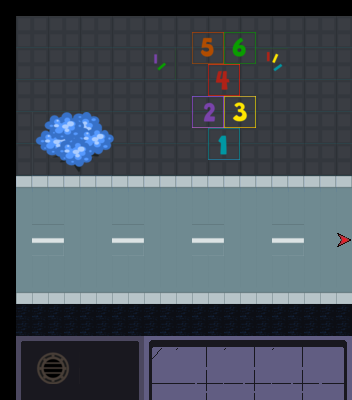

The image is a tile-based game level rendered from a .tmx file. Its description and source (layers, tilesets, objects; grid data summarised) follow:
An orthogonal 22x25 tile map with 16x16 px tiles, 6 tile layers (Void, Ground, Wall1, ObjCanMove, ...), 4 tilesets and 7 objects (Park1, Park1Bk, Start, Broken Car, GasCan, ...).

<map version="1.10" tiledversion="1.10.2" orientation="orthogonal" renderorder="right-down" width="22" height="25" tilewidth="16" tileheight="16" infinite="0" nextlayerid="11" nextobjectid="13">
 <tileset firstgid="1" source="../Tile/cyberpunk.tsx" />
 <tileset firstgid="481" source="../Tile/town.tsx" />
 <tileset firstgid="1081" source="../Tile/blackblock.tsx" />
 <tileset firstgid="1082" source="../Tile/pointer.tsx" />
 <layer id="2" name="Void" width="22" height="25">
  <data>[550 cells, 550 non-empty, 1 distinct tile ids]</data>
 </layer>
 <layer id="3" name="Ground" width="22" height="25">
  <data>[550 cells, 504 non-empty, 12 distinct tile ids]</data>
 </layer>
 <layer id="4" name="Wall1" width="22" height="25">
  <data>[550 cells, 67 non-empty, 10 distinct tile ids]</data>
 </layer>
 <layer id="5" name="ObjCanMove" width="22" height="25">
  <data>[550 cells, 95 non-empty, 66 distinct tile ids]</data>
 </layer>
 <layer id="6" name="ObjCanMove2" width="22" height="25">
  <data>[550 cells, 8 non-empty, 8 distinct tile ids]</data>
 </layer>
 <layer id="7" name="Object" width="22" height="25">
  <data>[550 cells, 21 non-empty, 21 distinct tile ids]</data>
 </layer>
 <objectgroup id="8" name="Areas">
  <object id="1" name="Park1" x="343.639" y="16.5211" width="29.266" height="318.622" />
 </objectgroup>
 <objectgroup id="10" name="Points">
  <object id="7" name="Park1Bk" x="307" y="238.667">
   <point />
  </object>
  <object id="8" name="Start" x="250.333" y="291">
   <point />
  </object>
  <object id="10" name="Broken Car" x="69.1667" y="63">
   <point />
  </object>
  <object id="12" name="GasCan" x="114.667" y="82">
   <point />
  </object>
 </objectgroup>
 <objectgroup id="9" name="SpawnAreaLayer">
  <object id="5" name="SpawnArea0" x="199" y="60" width="106" height="17" />
  <object id="6" name="SpawnArea1" x="48.3333" y="207.333" width="175" height="73" />
 </objectgroup>
</map>
